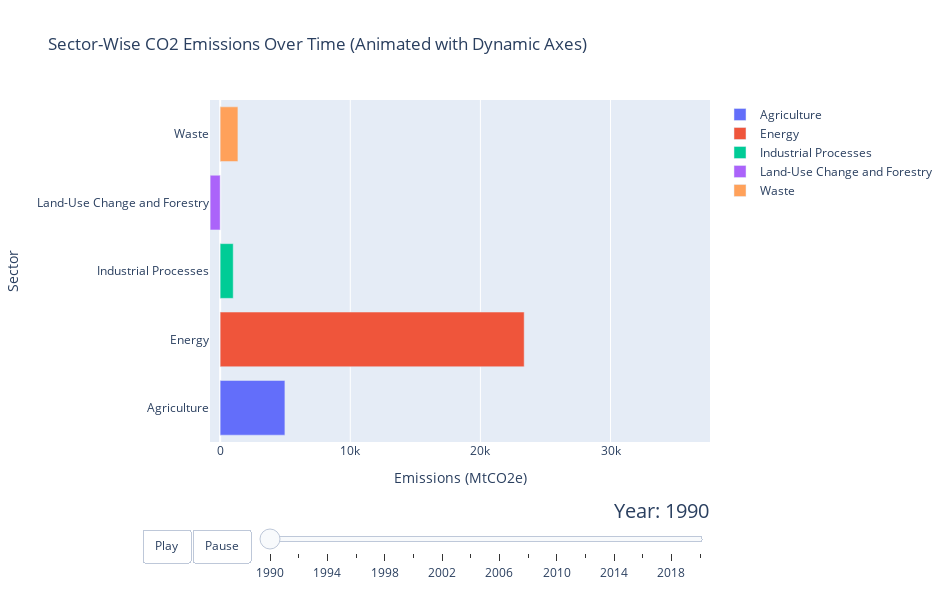

This figure's notebook cell:
### Code cell
def create_sector_emissions_animation(data_df):
    # Prepare data
    data = data_df.groupby(['Year', 'Sector'])['Emissions'].sum().reset_index()
    unique_sectors = data['Sector'].unique()
    
    # Skip frames: Use every nth year for faster animations
    n = 2
    data = data[data['Year'] % n == 0]

    # Create frames for animation
    frames = []
    for year in sorted(data['Year'].unique()):
        frame_data = []
        for sector in unique_sectors:
            sector_data = data[(data['Year'] == year) & (data['Sector'] == sector)]
            frame_data.append(go.Bar(
                y=[sector],  # Single sector name
                x=sector_data["Emissions"].values if not sector_data.empty else [0],
                orientation='h',
                name=sector,
            ))
        
        # Calculate dynamic axis range
        min_x = data[data['Year'] <= year]['Emissions'].min()
        max_x = data[data['Year'] <= year]['Emissions'].max()
        
        frames.append(go.Frame(
            data=frame_data,
            name=str(year),
            layout=go.Layout(
                xaxis={"range": [min_x - 10, max_x + 10]}
            )
        ))

    # Slider steps
    slider_steps = []
    for year in sorted(data['Year'].unique()):
        slider_step = {
            "method": "animate",
            "args": [
                [str(year)],
                {
                    "frame": {"duration": 100, "redraw": True},
                    "mode": "immediate",
                    "transition": {"duration": 0}
                }
            ],
            "label": str(year)
        }
        slider_steps.append(slider_step)

    # Create the base figure
    base_data = []
    for sector in unique_sectors:
        sector_data = data[(data['Year'] == data['Year'].min()) & (data['Sector'] == sector)]
        base_data.append(go.Bar(
            y=[sector],
            x=sector_data["Emissions"].values if not sector_data.empty else [0],
            orientation='h',
            name=sector,
        ))

    fig = go.Figure(
        data=base_data,
        layout=go.Layout(
            title="Sector-Wise CO2 Emissions Over Time (Animated with Dynamic Axes)",
            yaxis=dict(title="Sector"),
            xaxis=dict(title="Emissions (MtCO2e)", range=[data['Emissions'].min() - 10, data['Emissions'].max() + 10]),
            width=950,
            height=600,
            updatemenus=[{
                "buttons": [
                    {
                        "args": [None, {
                            "frame": {"duration": 100, "redraw": False},
                            "fromcurrent": True,
                            "transition": {"duration": 0}
                        }],
                        "label": "Play",
                        "method": "animate"
                    },
                    {
                        "args": [[None], {
                            "frame": {"duration": 0, "redraw": False},
                            "mode": "immediate",
                            "transition": {"duration": 0}
                        }],
                        "label": "Pause",
                        "method": "animate"
                    }
                ],
                "direction": "left",
                "pad": {"r": 10, "t": 87},
                "showactive": False,
                "type": "buttons",
                "x": 0.1,
                "xanchor": "right",
                "y": 0,
                "yanchor": "top"
            }],
            sliders=[{
                "active": 0,
                "yanchor": "top",
                "xanchor": "left",
                "currentvalue": {
                    "font": {"size": 20},
                    "prefix": "Year: ",
                    "visible": True,
                    "xanchor": "right"
                },
                "transition": {"duration": 300, "easing": "cubic-in-out"},
                "pad": {"b": 10, "t": 50},
                "len": 0.9,
                "x": 0.1,
                "y": 0,
                "steps": slider_steps
            }]
        ),
        frames=frames
    )

    return fig

fig = create_sector_emissions_animation(data)
fig.show()

### Figure 1 — Plotly figure (JSON) as saved in the notebook; plotly's stock layout.template omitted (floating-point values rounded to 4 significant figures)
{"data": [{"name": "Agriculture", "orientation": "h", "type": "bar", "x": [4976.0], "y": ["Agriculture"]}, {"name": "Energy", "orientation": "h", "type": "bar", "x": [23360.0], "y": ["Energy"]}, {"name": "Industrial Processes", "orientation": "h", "type": "bar", "x": [1004.0], "y": ["Industrial Processes"]}, {"name": "Land-Use Change and Forestry", "orientation": "h", "type": "bar", "x": [-768.2], "y": ["Land-Use Change and Forestry"]}, {"name": "Waste", "orientation": "h", "type": "bar", "x": [1364.0], "y": ["Waste"]}], "layout": {"height": 600, "sliders": [{"active": 0, "currentvalue": {"font": {"size": 20}, "prefix": "Year: ", "visible": true, "xanchor": "right"}, "len": 0.9, "pad": {"b": 10, "t": 50}, "steps": [{"args": [["1990"], {"frame": {"duration": 100, "redraw": true}, "mode": "immediate", "transition": {"duration": 0}}], "label": "1990", "method": "animate"}, {"args": [["1992"], {"frame": {"duration": 100, "redraw": true}, "mode": "immediate", "transition": {"duration": 0}}], "label": "1992", "method": "animate"}, {"args": [["1994"], {"frame": {"duration": 100, "redraw": true}, "mode": "immediate", "transition": {"duration": 0}}], "label": "1994", "method": "animate"}, {"args": [["1996"], {"frame": {"duration": 100, "redraw": true}, "mode": "immediate", "transition": {"duration": 0}}], "label": "1996", "method": "animate"}, {"args": [["1998"], {"frame": {"duration": 100, "redraw": true}, "mode": "immediate", "transition": {"duration": 0}}], "label": "1998", "method": "animate"}, {"args": [["2000"], {"frame": {"duration": 100, "redraw": true}, "mode": "immediate", "transition": {"duration": 0}}], "label": "2000", "method": "animate"}, {"args": [["2002"], {"frame": {"duration": 100, "redraw": true}, "mode": "immediate", "transition": {"duration": 0}}], "label": "2002", "method": "animate"}, {"args": [["2004"], {"frame": {"duration": 100, "redraw": true}, "mode": "immediate", "transition": {"duration": 0}}], "label": "2004", "method": "animate"}, {"args": [["2006"], {"frame": {"duration": 100, "redraw": true}, "mode": "immediate", "transition": {"duration": 0}}], "label": "2006", "method": "animate"}, {"args": [["2008"], {"frame": {"duration": 100, "redraw": true}, "mode": "immediate", "transition": {"duration": 0}}], "label": "2008", "method": "animate"}, {"args": [["2010"], {"frame": {"duration": 100, "redraw": true}, "mode": "immediate", "transition": {"duration": 0}}], "label": "2010", "method": "animate"}, {"args": [["2012"], {"frame": {"duration": 100, "redraw": true}, "mode": "immediate", "transition": {"duration": 0}}], "label": "2012", "method": "animate"}, {"args": [["2014"], {"frame": {"duration": 100, "redraw": true}, "mode": "immediate", "transition": {"duration": 0}}], "label": "2014", "method": "animate"}, {"args": [["2016"], {"frame": {"duration": 100, "redraw": true}, "mode": "immediate", "transition": {"duration": 0}}], "label": "2016", "method": "animate"}, {"args": [["2018"], {"frame": {"duration": 100, "redraw": true}, "mode": "immediate", "transition": {"duration": 0}}], "label": "2018", "method": "animate"}, {"args": [["2020"], {"frame": {"duration": 100, "redraw": true}, "mode": "immediate", "transition": {"duration": 0}}], "label": "2020", "method": "animate"}], "transition": {"duration": 300, "easing": "cubic-in-out"}, "x": 0.1, "xanchor": "left", "y": 0, "yanchor": "top"}], "title": {"text": "Sector-Wise CO2 Emissions Over Time (Animated with Dynamic Axes)"}, "updatemenus": [{"buttons": [{"args": [null, {"frame": {"duration": 100, "redraw": false}, "fromcurrent": true, "transition": {"duration": 0}}], "label": "Play", "method": "animate"}, {"args": [[null], {"frame": {"duration": 0, "redraw": false}, "mode": "immediate", "transition": {"duration": 0}}], "label": "Pause", "method": "animate"}], "direction": "left", "pad": {"r": 10, "t": 87}, "showactive": false, "type": "buttons", "x": 0.1, "xanchor": "right", "y": 0, "yanchor": "top"}], "width": 950, "xaxis": {"range": [-781.1, 37650.0], "title": {"text": "Emissions (MtCO2e)"}}, "yaxis": {"title": {"text": "Sector"}}}}
